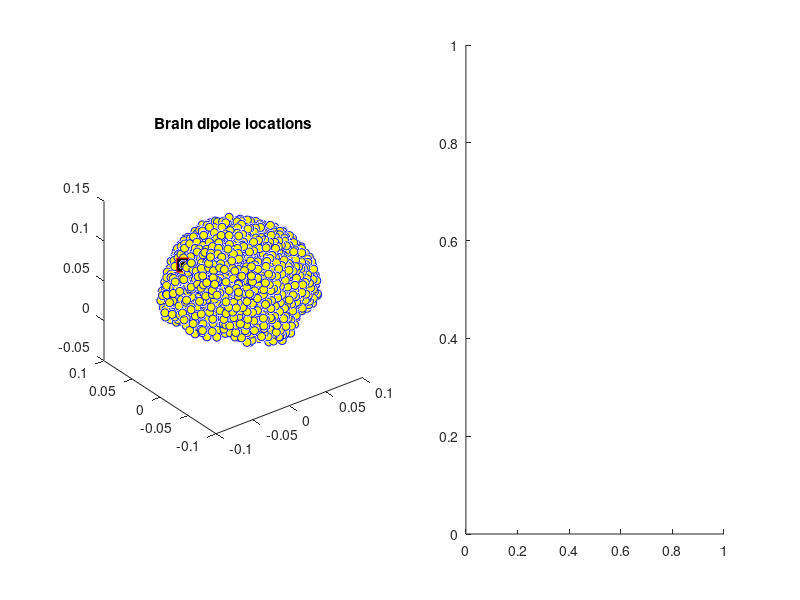

Write the MATLAB code that produced this figure. (Note: this script raises an error after producing the figure.)
%%
%     COURSE: Solved challenges in neural time series analysis
%    SECTION: Simulating EEG data
%      VIDEO: Project 2 SOLUTIONS!
% Instructor: sincxpress.com
%
%%

%% 

% mat file containing EEG, leadfield and channel locations
load emptyEEG

% select dipole location (more-or-less random)
diploc = 109;

% plot brain dipoles
figure(1), clf, subplot(121)
plot3(lf.GridLoc(:,1), lf.GridLoc(:,2), lf.GridLoc(:,3), 'bo','markerfacecolor','y')
hold on
plot3(lf.GridLoc(diploc,1), lf.GridLoc(diploc,2), lf.GridLoc(diploc,3), 'rs','markerfacecolor','k','markersize',10)
rotate3d on, axis square
title('Brain dipole locations')


% Each dipole can be projected onto the scalp using the forward model. 
% The code below shows this projection from one dipole.
subplot(122)
topoplotIndie(-lf.Gain(:,1,diploc), EEG.chanlocs,'numcontour',0,'electrodes','numbers','shading','interp');
set(gca,'clim',[-1 1]*40)
title('Signal dipole projection')

%% add signal to one dipole and project to scalp

% reduce data size a bit
EEG.pnts  = 2000;
EEG.times = (0:EEG.pnts-1)/EEG.srate;

% initialize all dipole data
dipole_data = zeros(size(lf.Gain,3),EEG.pnts);

% add signal to one dipole
dipole_data(diploc,:) = sin(2*pi*10*EEG.times);

% now project dipole data to scalp electrodes
EEG.data = squeeze(lf.Gain(:,1,:))*dipole_data;

% plot the data
plot_simEEG(EEG,31,2);

%% now for the projects!

%%%% IMPORTANT! Check internal consistency with existing EEG structure!!!

EEG


%% 1) pure sine wave with amplitude explorations

EEG.trials = 40;

% dipole amplitude magnitude
ampl = 1e-30;

% initialize all dipole data
dipole_data = zeros(size(lf.Gain,3),EEG.pnts);
dipole_data(diploc,:) = ampl * sin(2*pi*10*EEG.times);

% compute one trial
signal = squeeze(lf.Gain(:,1,:))*dipole_data;

% repeat that for N trials
EEG.data = repmat(signal,[1 1 EEG.trials]);


% plot the data
plot_simEEG(EEG,31,2);

%%% Question: What is the smallest amplitude of dipole signal that still
%             elicits a scalp-level response?

%% 2) sine wave with noise

%%% Question: Given amplitude=1 of dipole signal, what standard deviation of noise
%             at all other dipoles overpowers the signal (qualitatively)?


% noise standard deviation
noiseSD = 5;

for triali=1:EEG.trials
    
    % initialize all dipole data
    dipole_data = noiseSD * randn(size(lf.Gain,3),EEG.pnts);
    dipole_data(diploc,:) = sin(2*pi*10*EEG.times);
    
    % compute one trial
    EEG.data(:,:,triali) = squeeze(lf.Gain(:,1,:))*dipole_data;
end

% plot the data
plot_simEEG(EEG,31,2);


%% 3) Non-oscillatory transient in one dipole, noise in all other dipoles

% Gaussian
peaktime = 1; % seconds
width    = .12;
ampl     = 70;

% create Gaussian taper
gaus = ampl * exp( -(EEG.times-peaktime).^2 / (2*width^2) );


for triali=1:EEG.trials
    
    % initialize all dipole data
    dipole_data = randn(size(lf.Gain,3),EEG.pnts);
    dipole_data(diploc,:) = gaus;
    
    % compute one trial
    EEG.data(:,:,triali) = squeeze(lf.Gain(:,1,:))*dipole_data;
end


plot_simEEG(EEG,31,2);

%% 4) Non-stationary oscillation in one dipole, transient oscillation in another dipole, noise in all dipoles

%%% first pick two dipoles

% select dipole location
diploc1 = 109;
diploc2 = 510;

% plot brain dipoles
figure(1), clf, subplot(131)
plot3(lf.GridLoc(:,1), lf.GridLoc(:,2), lf.GridLoc(:,3), 'bo','markerfacecolor','y')
hold on
plot3(lf.GridLoc(diploc1,1), lf.GridLoc(diploc1,2), lf.GridLoc(diploc1,3), 'ks','markerfacecolor','k','markersize',10)
plot3(lf.GridLoc(diploc2,1), lf.GridLoc(diploc2,2), lf.GridLoc(diploc2,3), 'rs','markerfacecolor','r','markersize',10)
rotate3d on, axis square
title('Brain dipole locations')


% Each dipole can be projected onto the scalp using the forward model. 
% The code below shows this projection from one dipole.
subplot(132)
topoplotIndie(-lf.Gain(:,1,diploc1), EEG.chanlocs,'numcontour',0,'electrodes','numbers','shading','interp');
set(gca,'clim',[-1 1]*40)
title('Signal dipole projection')

subplot(133)
topoplotIndie(-lf.Gain(:,1,diploc2), EEG.chanlocs,'numcontour',0,'electrodes','numbers','shading','interp');
set(gca,'clim',[-1 1]*40)
title('Signal dipole projection')

%% then do the simulation

% Gaussian and sine parameters
peaktime = 1; % seconds
width    = .12;
sinefreq = 7; % for sine wave

% create Gaussian taper
gaus = exp( -(EEG.times-peaktime).^2 / (2*width^2) );


% initialize EEG.data
EEG.data = zeros(EEG.nbchan,EEG.pnts,EEG.trials);

for triali=1:EEG.trials
    
    % initialize all dipole data
    dipole_data = randn(size(lf.Gain,3),EEG.pnts)/5;
    
    % non-stationary oscillation in dipole1
    % range of 5-10 Hz
    freqmod = 5 + 5*interp1(rand(1,10),linspace(1,10,EEG.pnts));
    dipole_data(diploc1,:) = sin( 2*pi * ((EEG.times + cumsum(freqmod))/EEG.srate) );
    
    
    % transient oscillation in dipole2
    dipole_data(diploc2,:) = sin( 2*pi*sinefreq*EEG.times + rand*pi ) .* gaus;
    
    
    % compute one trial of data
    EEG.data(:,:,triali) = squeeze(lf.Gain(:,1,:))*dipole_data;
end

% plot the data
plot_simEEG(EEG,56,3);
plot_simEEG(EEG,31,2);

%% 
